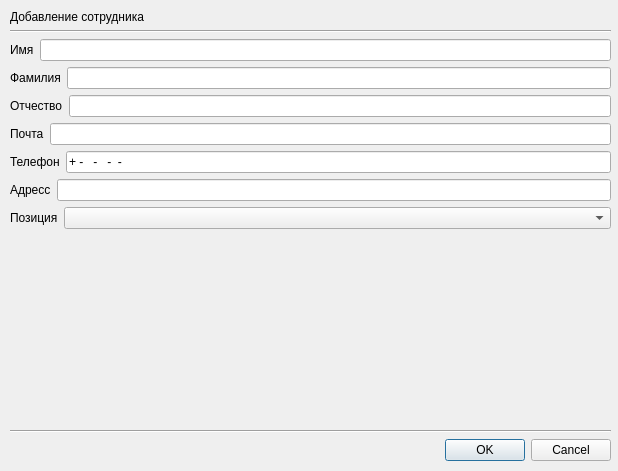
<?xml version="1.0" encoding="UTF-8"?>
<ui version="4.0">
 <class>add_employee</class>
 <widget class="QDialog" name="add_employee">
  <property name="geometry">
   <rect>
    <x>0</x>
    <y>0</y>
    <width>618</width>
    <height>471</height>
   </rect>
  </property>
  <property name="windowTitle">
   <string>Dialog</string>
  </property>
  <widget class="QWidget" name="">
   <property name="geometry">
    <rect>
     <x>10</x>
     <y>10</y>
     <width>601</width>
     <height>451</height>
    </rect>
   </property>
   <layout class="QVBoxLayout" name="verticalLayout" stretch="0,0,0,0,0,0,0,0,0,0,0,0">
    <property name="sizeConstraint">
     <enum>QLayout::SizeConstraint::SetNoConstraint</enum>
    </property>
    <item>
     <widget class="QLabel" name="label_8">
      <property name="text">
       <string>Добавление сотрудника</string>
      </property>
     </widget>
    </item>
    <item>
     <widget class="Line" name="line">
      <property name="orientation">
       <enum>Qt::Orientation::Horizontal</enum>
      </property>
     </widget>
    </item>
    <item>
     <layout class="QHBoxLayout" name="horizontalLayout">
      <item>
       <widget class="QLabel" name="label">
        <property name="text">
         <string>Имя</string>
        </property>
       </widget>
      </item>
      <item>
       <widget class="QLineEdit" name="first_name"/>
      </item>
     </layout>
    </item>
    <item>
     <layout class="QHBoxLayout" name="horizontalLayout_2">
      <item>
       <widget class="QLabel" name="label_2">
        <property name="text">
         <string>Фамилия</string>
        </property>
       </widget>
      </item>
      <item>
       <widget class="QLineEdit" name="family_name"/>
      </item>
     </layout>
    </item>
    <item>
     <layout class="QHBoxLayout" name="horizontalLayout_3">
      <item>
       <widget class="QLabel" name="label_3">
        <property name="text">
         <string>Отчество</string>
        </property>
       </widget>
      </item>
      <item>
       <widget class="QLineEdit" name="last_name"/>
      </item>
     </layout>
    </item>
    <item>
     <layout class="QHBoxLayout" name="horizontalLayout_4">
      <item>
       <widget class="QLabel" name="label_4">
        <property name="text">
         <string>Почта</string>
        </property>
       </widget>
      </item>
      <item>
       <widget class="QLineEdit" name="email">
        <property name="inputMask">
         <string/>
        </property>
       </widget>
      </item>
     </layout>
    </item>
    <item>
     <layout class="QHBoxLayout" name="horizontalLayout_5">
      <item>
       <widget class="QLabel" name="label_5">
        <property name="text">
         <string>Телефон</string>
        </property>
       </widget>
      </item>
      <item>
       <widget class="QLineEdit" name="phone">
        <property name="inputMask">
         <string>+9-999-999-99-99</string>
        </property>
       </widget>
      </item>
     </layout>
    </item>
    <item>
     <layout class="QHBoxLayout" name="horizontalLayout_6">
      <item>
       <widget class="QLabel" name="label_6">
        <property name="text">
         <string>Адресс</string>
        </property>
       </widget>
      </item>
      <item>
       <widget class="QLineEdit" name="address"/>
      </item>
     </layout>
    </item>
    <item>
     <layout class="QHBoxLayout" name="horizontalLayout_7">
      <item>
       <widget class="QLabel" name="label_7">
        <property name="text">
         <string>Позиция</string>
        </property>
       </widget>
      </item>
      <item>
       <widget class="QComboBox" name="position_combo">
        <property name="sizePolicy">
         <sizepolicy hsizetype="Expanding" vsizetype="Fixed">
          <horstretch>0</horstretch>
          <verstretch>0</verstretch>
         </sizepolicy>
        </property>
       </widget>
      </item>
     </layout>
    </item>
    <item>
     <spacer name="verticalSpacer">
      <property name="orientation">
       <enum>Qt::Orientation::Vertical</enum>
      </property>
      <property name="sizeHint" stdset="0">
       <size>
        <width>20</width>
        <height>40</height>
       </size>
      </property>
     </spacer>
    </item>
    <item>
     <widget class="Line" name="line_2">
      <property name="orientation">
       <enum>Qt::Orientation::Horizontal</enum>
      </property>
     </widget>
    </item>
    <item>
     <widget class="QDialogButtonBox" name="buttonBox">
      <property name="orientation">
       <enum>Qt::Orientation::Horizontal</enum>
      </property>
      <property name="standardButtons">
       <set>QDialogButtonBox::StandardButton::Cancel|QDialogButtonBox::StandardButton::Ok</set>
      </property>
     </widget>
    </item>
   </layout>
  </widget>
 </widget>
 <resources/>
 <connections>
  <connection>
   <sender>buttonBox</sender>
   <signal>accepted()</signal>
   <receiver>add_employee</receiver>
   <slot>accept()</slot>
   <hints>
    <hint type="sourcelabel">
     <x>248</x>
     <y>254</y>
    </hint>
    <hint type="destinationlabel">
     <x>157</x>
     <y>274</y>
    </hint>
   </hints>
  </connection>
  <connection>
   <sender>buttonBox</sender>
   <signal>rejected()</signal>
   <receiver>add_employee</receiver>
   <slot>reject()</slot>
   <hints>
    <hint type="sourcelabel">
     <x>316</x>
     <y>260</y>
    </hint>
    <hint type="destinationlabel">
     <x>286</x>
     <y>274</y>
    </hint>
   </hints>
  </connection>
 </connections>
</ui>
